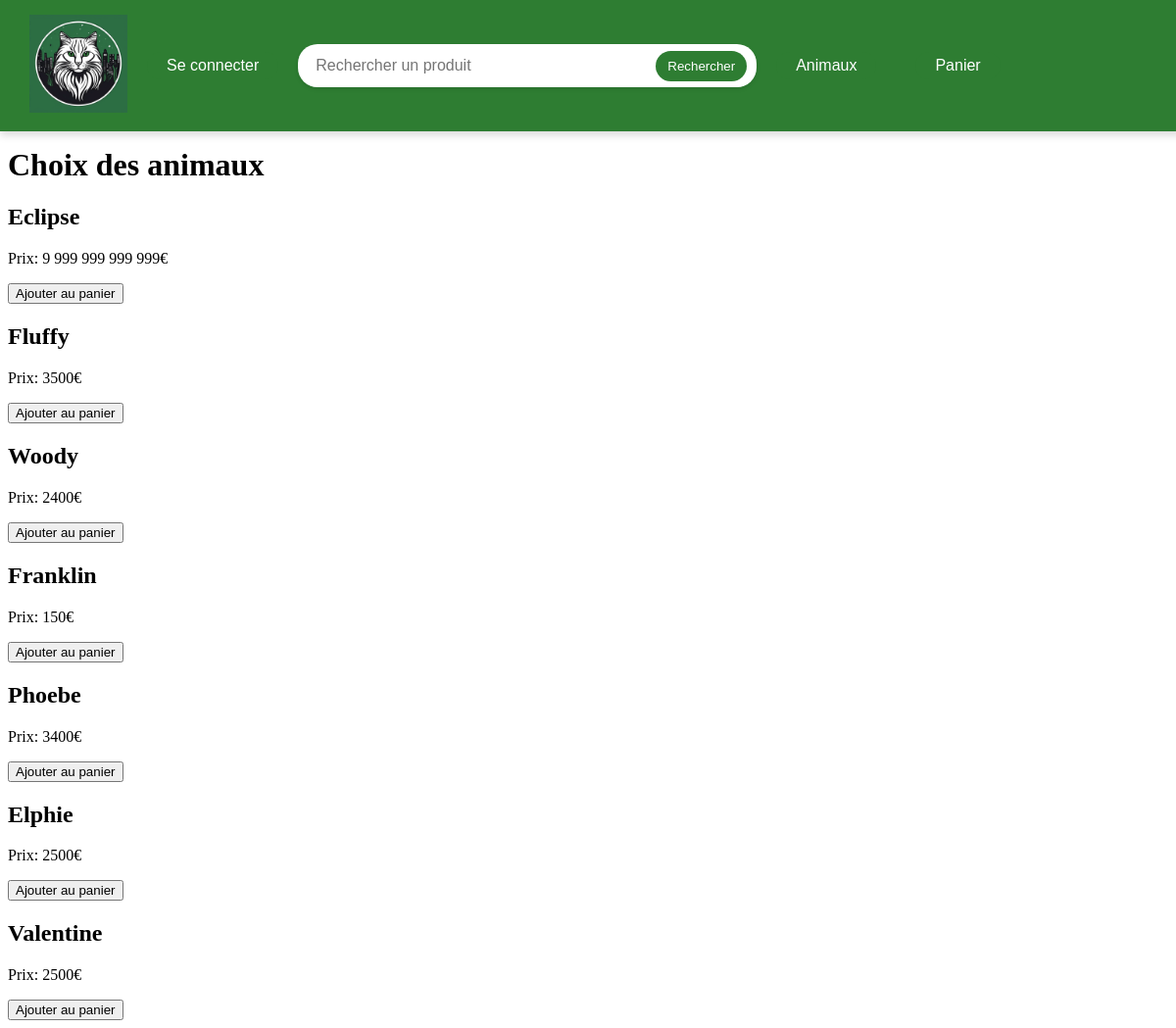
Before: /store.php with the older database file.
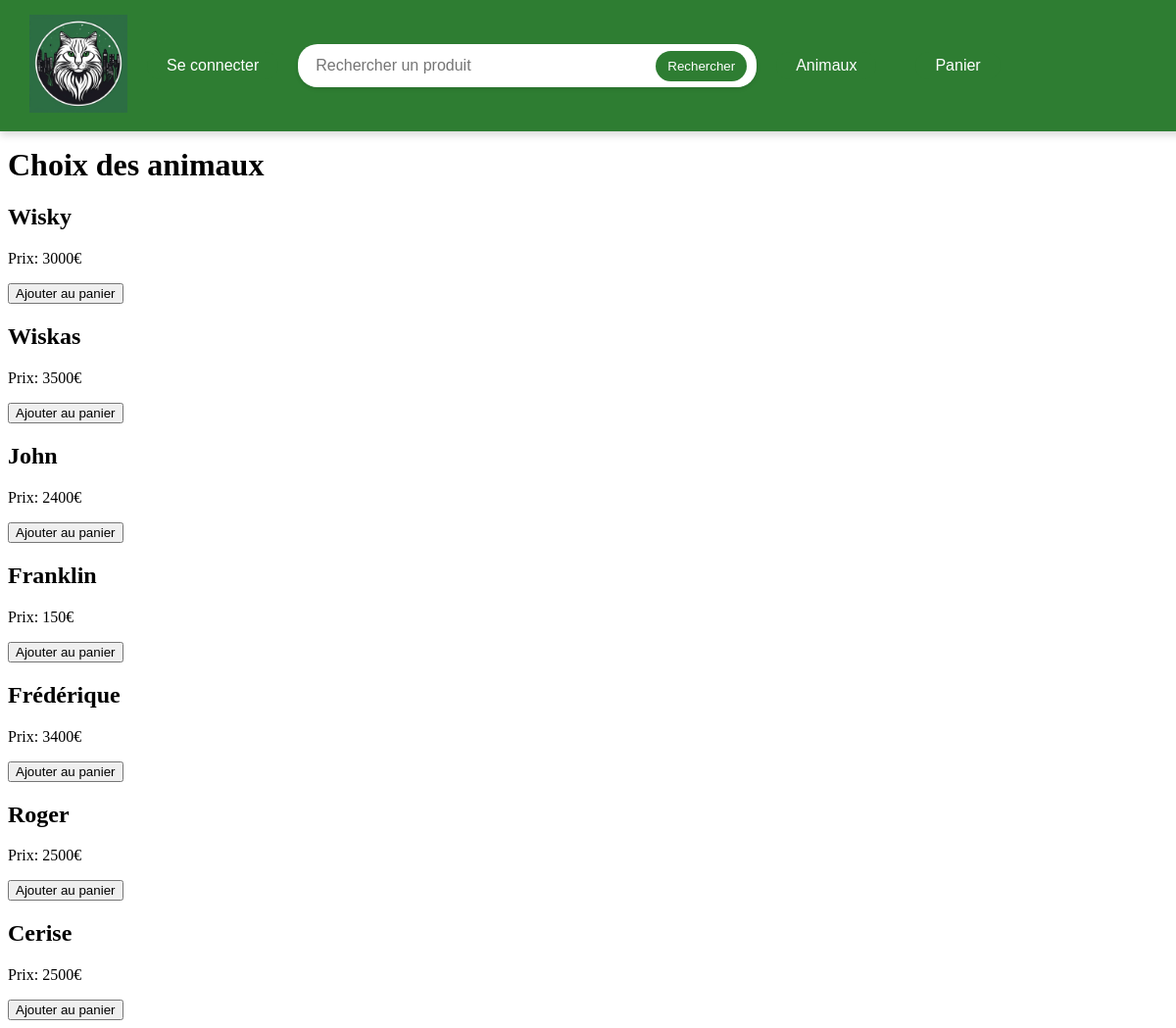
After: the same page with the newer database file.
### tables this page shows
CREATE TABLE `animals` (
  `idAnimals` int(100) NOT NULL AUTO_INCREMENT,
  `nameAnimals` varchar(100) NOT NULL,
  `raceAnimals` varchar(100) NOT NULL,
  `genderAnimals` varchar(100) NOT NULL,
  `typeAnimals` varchar(100) NOT NULL,
  `bithdayAnimals` date NOT NULL,
  `weight Animals` varchar(100) NOT NULL,
  `colorAnimals` varchar(100) NOT NULL,
  `priceAnimals` varchar(100) NOT NULL,
  PRIMARY KEY (`idAnimals`)
);

### store.php (the view, shortened to what this page needs)
<?php
    $servername = "localhost";
    $dbname = "e_commerce_project";
    $dbusername = "root";
    $dbpassword = "";
    try {
        $conn = new PDO("mysql:host=$servername;dbname=$dbname", $dbusername, $dbpassword);
        $conn->setAttribute(PDO::ATTR_ERRMODE, PDO::ERRMODE_EXCEPTION);
        $stmt = $conn->query("SELECT idAnimals, nameAnimals, priceAnimals FROM animals");
        $products = $stmt->fetchAll(PDO::FETCH_ASSOC);
    } catch (PDOException $e) {
        echo "Erreur de connexion : " . $e->getMessage();
        exit;
    }
    ?>
    <!doctype html>
    <html lang="fr">
    <head>
    </head>
    <body>
    <div class="navbar">
        <?php include 'navbar.php'; ?>
    </div>
    <h1 class="store-title">Choix des animaux</h1>
    <div class="products">
        <?php foreach ($products as $product): ?>
            <div class="product">
                <h2><?php echo htmlspecialchars($product['nameAnimals']); ?></h2>
                <p>Prix: <?php echo htmlspecialchars($product['priceAnimals']); ?>€</p>
                <form method="post" action="cart.php">
                    <button type="submit">Ajouter au panier</button>
                </form>
            </div>
        <?php endforeach; ?>
    </div>
    </body>
    </html>

### navbar.php (shortened to what this page needs)
<!DOCTYPE html>
<html lang="fr">
<head>
    <link rel="stylesheet" href="style/navbar.css">
</head>
<body>
<nav class="navbar">
    <a href="index.php"><img src="image/logo_chat.png" style="height: 100px; width:100px;"></a>
    <?php if (!isset($_SESSION['firstname'])): ?>
        <a href="connexion.php" class="btn">Se connecter</a>
    <?php endif; ?>
    <form class="search-form" role="search" action="search.php" method="GET" style="display: flex; align-items: center;">
        <input list="products" name="product" id="product" class="nav-search"
               placeholder="Rechercher un produit" type="search" style="width: 350px;">
        <button type="submit" class="btn-search">Rechercher</button>
    </form>
    <a href="store.php" class="btn">Animaux</a>
    <a href="cart.php" class="btn">Panier</a>
</nav>
</body>
</html>

### style/navbar.css (style rules this page uses)
.navbar { position: fixed; top: 0; left: 0; width: 100%; display: flex; justify-content: left; align-items: center; background-color: #2e7d32; padding: 15px 30px; z-index: 1000; box-shadow: 0 4px 8px rgba(0, 0, 0, 0.15); font-family: 'Arial', sans-serif; }
.navbar .btn { color: #ffffff; text-decoration: none; padding: 5px 20px; font-size: 1rem; border-radius: 20px; transition: background-color 0.3s ease, transform 0.2s ease; background-color: #2e7d32; border: none; cursor: pointer; margin: 20px; }
body { margin-top: 150px; }
.navbar .search-form { display: flex; align-items: center; gap: 5px; background: #fff; padding: 5px 10px; border-radius: 20px; box-shadow: 0 2px 4px rgba(0, 0, 0, 0.1); }
.navbar .search-form input { border: none; padding: 8px; border-radius: 20px; outline: none; font-size: 1rem; width: 250px; }
.navbar .search-form button { background: #2e7d32; color: white; border: none; padding: 8px 12px; border-radius: 20px; cursor: pointer; transition: background 0.3s ease, transform 0.2s ease; }

Changed rows visible on the page:
changed animals: nameAnimals "Eclipse" → "Wisky"; priceAnimals "9 999 999 999 999" → "3000"
changed animals: nameAnimals "Fluffy" → "Wiskas"
changed animals: nameAnimals "Woody" → "John"
changed animals: nameAnimals "Phoebe" → "Frédérique"
changed animals: nameAnimals "Elphie" → "Roger"
changed animals: nameAnimals "Valentine" → "Cerise"
